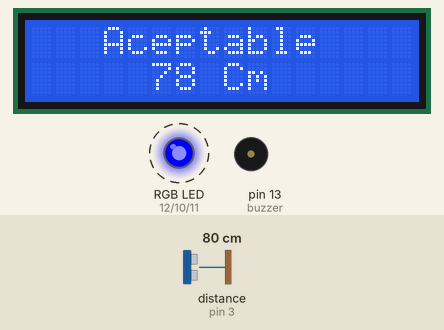
Simulated run of this sketch. Board: Arduino Uno, built with avr-gcc and run on an emulated ATmega328P. Parts: 16×2 character LCD, an RGB LED mixed from three pins (HIGH = lit), buzzer (waves = sounding). Wiring (inferred from the names in the program): ultrasonic range finder: trigger pin 2; echo pin 3. Dashed ring = blinking. The test bench sets the inputs (shaded band); at power-on: distance to the obstacle (sensor on pin 3) 80 cm. The echo pulse lasts 58.3 µs per cm; dim RGB values are drawn brighter than linear; pins used as bus, display or sensor lines are not drawn.

Above: at 0.86 s.
1.4 s: distance to the obstacle (sensor on pin 3) set to 57 cm
At 2.32 s:
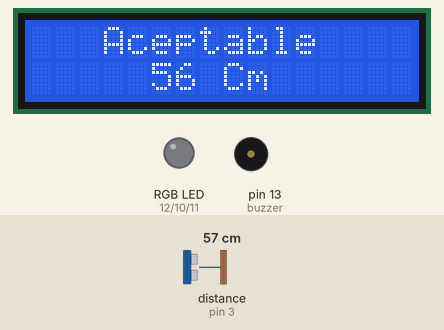
3.4 s: distance to the obstacle (sensor on pin 3) set to 47 cm
At 4.29 s:
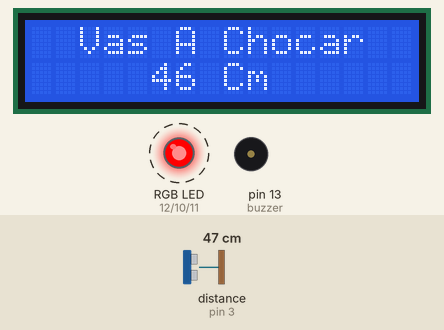
5.6 s: distance to the obstacle (sensor on pin 3) set to 250 cm
At 7.0 s:
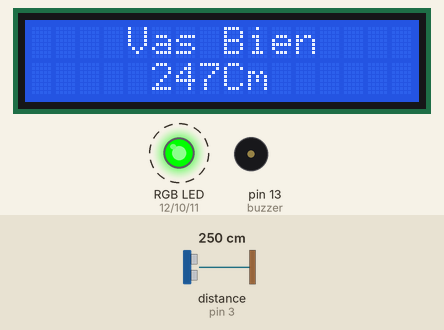
8.6 s: distance to the obstacle (sensor on pin 3) set to 2 cm
At 11.38 s:
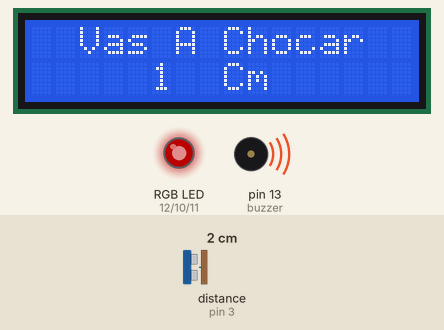
11.6 s: distance to the obstacle (sensor on pin 3) set to 4 cm
At 12.1 s:
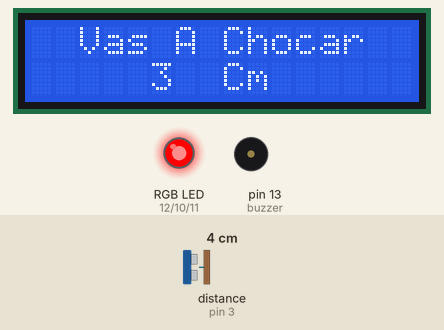
14.6 s: distance to the obstacle (sensor on pin 3) set to 2 cm
At 15.39 s:
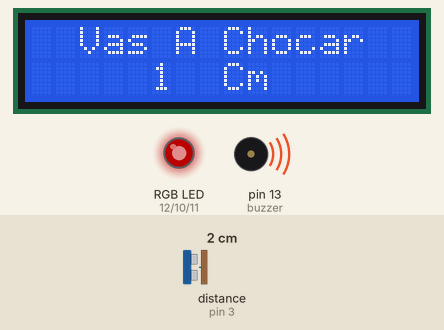
Timing chart, 0 to 65.1 s (numbered marks = the images above; inputs shaded):
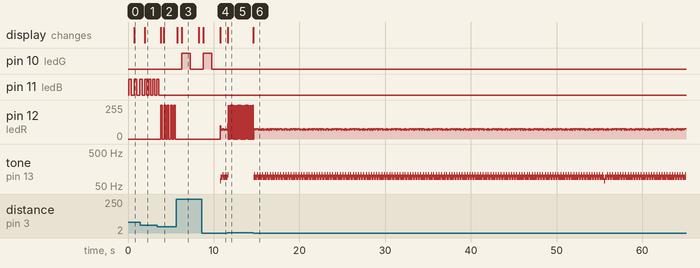

Measured:
- the behaviour switches between 52 and 51 cm on distance to the obstacle (sensor on pin 3) (found by bisection; images 1 and 2)
- after the input at 1.4 s, the display: changes after 0.58 s (image 1)
- after the input at 3.4 s, pin 11 (ledB): goes on until 3.6 s, then stays LOW; pin 12 (ledR): alternates 255/255 for 0.18 s and 0/255 for 0.20 s, starting after 0.42 s; the display: first changes after 0.42 s (image 2 shows a later state)
- after the input at 5.6 s, pin 10 (ledG): LOW → HIGH after 0.65 s, → LOW 0.99 s later; pin 12 (ledR): stops changing and stays 0/255; the display: first changes after 0.13 s (image 3 shows a later state)
- after the input at 8.6 s, tone on pin 13 (buzzer): silent → 72 Hz after 2.2 s, then repeats every 0.28 s: 90 Hz 0.24 s, 108 Hz 0.04 s; the display: first differs from a run without the input after 2.1 s (image 4)
- after the input at 11.6 s, the display: changes at once (image 5)
- after the input at 14.6 s, tone on pin 13 (buzzer): silent → 90 Hz after 0.07 s, then repeats every 0.32 s: 108 Hz 0.04 s, 90 Hz 0.28 s; the display: changes at once (image 6)
- by itself, pin 11 (ledB): repeats every 0.46 s: HIGH 0.22 s, LOW 0.24 s

The sketch:

Proyecto.ino
```cpp
//LIBRERIAS PANTALLA LCD
#include <LiquidCrystal.h>
LiquidCrystal lcd(8, 9, 4, 5, 6, 7);
//VARIABLES DE SENSOR
const int Trigger = 2;
const int Echo = 3;
long t;
long d;
//BOTON
int buttonPin = A5;
int buttonOld = 1;
int buttonNew;
int estado = 0;
//VARIABLES DE LEDS
int ledR = 12;
int ledB = 11;
int ledG = 10;
//VARIABLES DE BUZZER
int buzzer = 13;

void setup() {
  //SENSOR
  Serial.begin(9600);
  pinMode(Trigger, OUTPUT);
  pinMode(Echo, INPUT);
  digitalWrite(Trigger, LOW);
  //BOTON
  pinMode(buttonPin, INPUT);
  //PANTALLA
  lcd.begin(16, 2);
  //LEDS
  pinMode(ledR, OUTPUT);
  pinMode(ledB, OUTPUT);
  pinMode(ledG, OUTPUT);
  //BUZZER
  pinMode(buzzer, OUTPUT);
}

void loop()
{
  /*buttonNew = digitalRead(buttonPin);
  delay(100);
  if(buttonNew == 0 && buttonOld ==1){
    if(estado ==0){
      	estado = 1;
    }else{
      	estado = 0;
      	comienzo();
    }
  }
  buttonOld = buttonNew;
  Serial.println(estado);*/
  comienzo();
}
void comienzo(){
	calculos();
      /*if (d >= 300) {
        inicio();
      }*/
      if (d <= 50) {
        ledC();
        delay(d * 4);
        apagar();
        delay(d * 4);
        buzz();
        lcd.clear();
        lcd.setCursor(2, 0);
        lcd.print("Vas A Chocar");
        lcd.setCursor(5, 1);
        lcd.print(d);
        lcd.setCursor(8, 1);
        lcd.print("Cm");
      }
      else if (d <= 150) {
        ledA();
        delay(d * 4);
        apagar();
        delay(d * 4);
        buzz();
        lcd.clear();
        lcd.setCursor(3, 0);
        lcd.print("Aceptable");
        lcd.setCursor(5, 1);
        lcd.print(d);
        lcd.setCursor(8, 1);
        lcd.print("Cm");
        }
      else{
        lcd.clear();
        lcd.setCursor(0, 0);
        lcd.print(" Retrocediendo");
        delay(500);
        lcd.clear();
        lcd.setCursor(4, 0);
        lcd.print("Vas Bien");
        lcd.setCursor(5, 1);
        lcd.print(d);
        lcd.setCursor(8, 1);
        lcd.print("Cm");
        ledL();
        delay(d * 4);
        apagar();
        delay(d * 4);
        buzz();
      }
}
void calculos() {
  //CALCULOS DE DISTANCIAS SENSOR
  digitalWrite(Trigger, HIGH);
  delayMicroseconds(10);
  digitalWrite(Trigger, LOW);
  t = pulseIn(Echo, HIGH);
  d = t / 59;
}
void inicio() {
  //BIENVENIDA
  lcd.clear();
  lcd.setCursor(3, 0);
  lcd.print("ELECTROSEN");
  lcd.setCursor(3, 1);
  lcd.print("BIENVENIDO");
  delay(3000);
}

void ledL() {
  //AMARILLO
  digitalWrite(ledR, 0);
  digitalWrite(ledG, 255);
  digitalWrite(ledB, 0);
}
void ledC() {
  //ROJO
  digitalWrite(ledR, 255);
  digitalWrite(ledG, 0);
  digitalWrite(ledB, 0);
}
void ledA() {
  //AMARILLO
  digitalWrite(ledR, 0);
  digitalWrite(ledG, 0);
  digitalWrite(ledB, 255);

}
void ledE() {
  //VERDE
  digitalWrite(ledR, 129);
  digitalWrite(ledG, 216);
  digitalWrite(ledB, 208);

}
void apagar() {
  //APAGAR LEDS
  digitalWrite(ledR, 0);
  digitalWrite(ledG, 0);
  digitalWrite(ledB, 0);
}
void buzz() {
  calculos();
  digitalWrite(buzzer, HIGH);
  delayMicroseconds(d);
  digitalWrite(buzzer, LOW);
  if (d <= 50) {
    digitalWrite(buzzer, HIGH);
  }
}
  void off(){
  	digitalWrite(ledR, 0);
  	digitalWrite(ledG, 0);
  	digitalWrite(ledB, 0);
    lcd.clear();
  }
```
